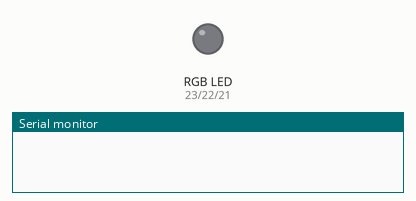
This program was run on a simulated ESP32. Shown: an RGB LED mixed from three pins (HIGH = lit), the last lines printed to the serial monitor. Dim RGB values are drawn brighter than linear; random numbers use the default seed unless the program sets one.

Above: at 0.2 s.
At 4.2 s:
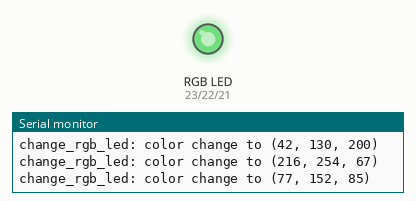
At 9.2 s:
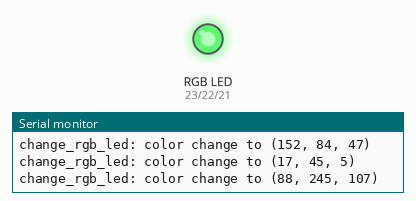
At 19.2 s:
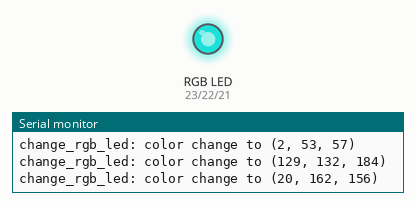
At 28.2 s:
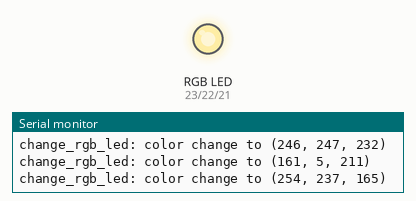
At 38.2 s:
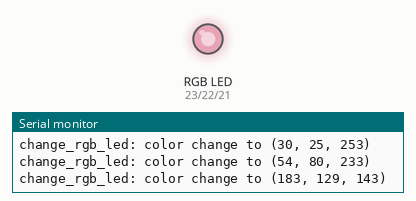
Timing chart, 0 to 40.0 s (numbered marks = the images above):
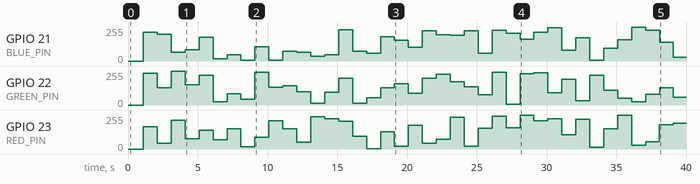

The program:

main.cpp
```cpp
// Author: Anthony Yalong
// Description: Controls an RGB LED using ESP32 hardware PWM (LEDC).
//              Generates a new random color every 1 second using esp_random(),
//              with configurable timing and resolution constants.

#include <Arduino.h>
#include <driver/ledc.h>
#include <esp_random.h>

#define BAUDRATE 115200

// LED definitions
#define RED_PIN 23
#define GREEN_PIN 22
#define BLUE_PIN 21

// PWM Channels
#define RED_CHANNEL LEDC_CHANNEL_0
#define GREEN_CHANNEL LEDC_CHANNEL_1
#define BLUE_CHANNEL LEDC_CHANNEL_2

// PWM
#define PWM_FREQ 5000
#define PWM_RESOLUTION LEDC_TIMER_8_BIT
#define SPEED_MODE LEDC_LOW_SPEED_MODE
#define PWM_RANGE 256 // 2^8

// Timing
#define LED_DELAY_MS 1000
static unsigned long prev_time;

// Error logging
static bool system_error = false;

// Function definitions
esp_err_t setup_pwm_channel(int pin, ledc_channel_t channel);
void change_rgb_led(ledc_channel_t r, ledc_channel_t g, ledc_channel_t b);

void setup() {
  // Setup Serial communication
  Serial.begin(BAUDRATE);
  delay(100);     // Initialization delay

  // Error logging
  esp_err_t ret;

  // Setup PWM timer
  ledc_timer_config_t timer_config = {
    .speed_mode = SPEED_MODE,
    .duty_resolution = PWM_RESOLUTION,
    .timer_num = LEDC_TIMER_0,
    .freq_hz = PWM_FREQ,
    .clk_cfg = LEDC_AUTO_CLK,
  };
  ret = ledc_timer_config(&timer_config);
  if (ret != ESP_OK) {
    Serial.printf("setup: failed to initialize %s\n", esp_err_to_name(ret));
    system_error = true;
    return;
  }

  // Setup RGB Channels
  ret = setup_pwm_channel(RED_PIN, RED_CHANNEL);
  if (ret != ESP_OK) {
    Serial.printf("setup: failed to initialize %s\n", esp_err_to_name(ret));
    system_error = true;
    return;
  }

  ret = setup_pwm_channel(GREEN_PIN, GREEN_CHANNEL);
  if (ret != ESP_OK) {
    Serial.printf("setup: failed to initialize %s\n", esp_err_to_name(ret));
    system_error = true;
    return;
  }

  ret = setup_pwm_channel(BLUE_PIN, BLUE_CHANNEL);
  if (ret != ESP_OK) {
    Serial.printf("setup: failed to initialize %s\n", esp_err_to_name(ret));
    system_error = true;
    return;
  }

  // Timing
  prev_time = millis();
}

void loop() {
  if (system_error) {
    return;
  }

  unsigned long cur_time = millis();
  if (cur_time - prev_time >= LED_DELAY_MS) {
    prev_time = cur_time;
    change_rgb_led(RED_CHANNEL, GREEN_CHANNEL, BLUE_CHANNEL);
  }
}

esp_err_t setup_pwm_channel(int pin, ledc_channel_t channel) {
  ledc_channel_config_t channel_config = {
    .gpio_num = pin,
    .speed_mode = SPEED_MODE,
    .channel = channel,
    .timer_sel = LEDC_TIMER_0,
    .duty = 0,
    .hpoint = 0,
  };
  return ledc_channel_config(&channel_config);
}

void change_rgb_led(ledc_channel_t r, ledc_channel_t g, ledc_channel_t b) {
  uint32_t red = esp_random() % PWM_RANGE;    // 0-255
  uint32_t green = esp_random() % PWM_RANGE;  // 0-255
  uint32_t blue = esp_random() % PWM_RANGE;   // 0-255

  ledc_set_duty(SPEED_MODE, r, red);
  ledc_set_duty(SPEED_MODE, g, green);
  ledc_set_duty(SPEED_MODE, b, blue);

  ledc_update_duty(SPEED_MODE, r);
  ledc_update_duty(SPEED_MODE, g);
  ledc_update_duty(SPEED_MODE, b);

  Serial.printf("change_rgb_led: color change to (%lu, %lu, %lu)\n", red, green, blue);
}
```

Measured:
- by itself, GPIO 23 (RED_PIN): 0/255 → 166/255 at 1.1 s, → 42/255 1.0 s later, → 215/255 1.0 s later, → 77/255 1.0 s later, … (39 changes in this stretch)
- by itself, GPIO 21 (BLUE_PIN): 0/255 → 216/255 at 1.1 s, → 199/255 1.0 s later, → 67/255 1.0 s later, → 85/255 1.0 s later, … (39 changes in this stretch)
